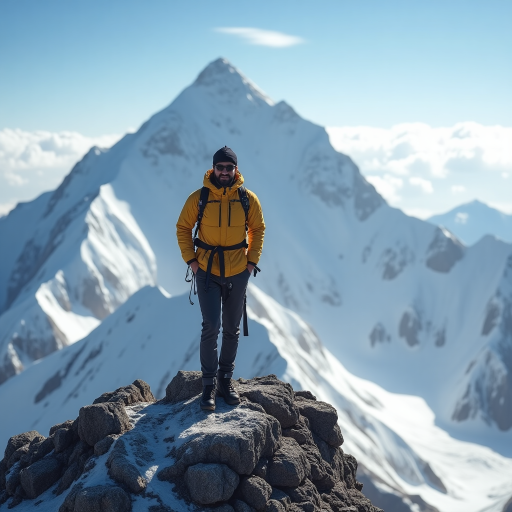
#> input picture images/Mountains.png, 1024 x 1024 px, found by its file name (shown at 1/2 size)
$ python Day21.py
#> lines starting #> are read from the running program, lines starting #| are printed output that depends on the picture
import cv2 as cv
import numpy as np

img = cv.imread(r"images\Mountains.png")
#> img is the input picture: shape (1024, 1024, 3); mean B, G, R 174.8, 158.1, 133.3

# [13 lines of commented-out code are left out]


def translate(img, x, y):
#> called with x = 200, y = 100
    trans_mat = np.float32(([1, 0, x], [0, 1, y]))
    dimensions = (img.shape[1], img.shape[0])
#> dimensions = (1024, 1024)
    return cv.warpAffine(img, trans_mat, dimensions)
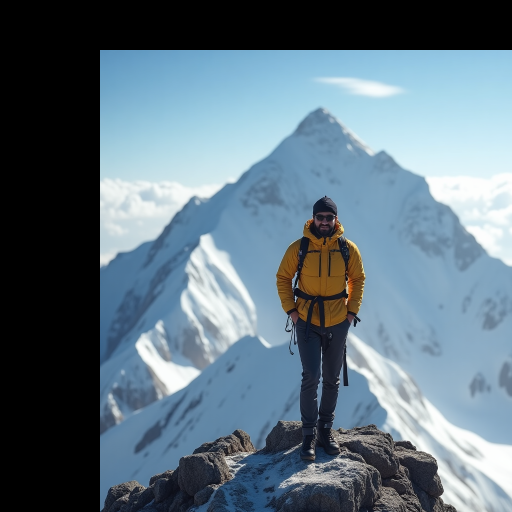
#> returned value: shape (1024, 1024, 3) (shown at 1/2 size); mean of channels 0, 1, 2 127.4, 114.7, 95.6; drawn as B, G, R

translated = translate(img, 200, 100)
cv.imshow("Original Image", img)
cv.imshow("Translated Image", translated)


def rotate(img, angle, rotpoint = None):
#> called with angle = 90
    (height, width) = img.shape[:2] # 0 --height & 1--- width
#> height = 1024; width = 1024

    if rotpoint is None:
        rotpoint = (width // 2, height // 2)
#> rotpoint = (512, 512)

    rotmat = cv.getRotationMatrix2D(rotpoint, angle, 1.0)
    dimensions = (width, height)
#> dimensions = (1024, 1024)

    return cv.warpAffine(img, rotmat, dimensions)
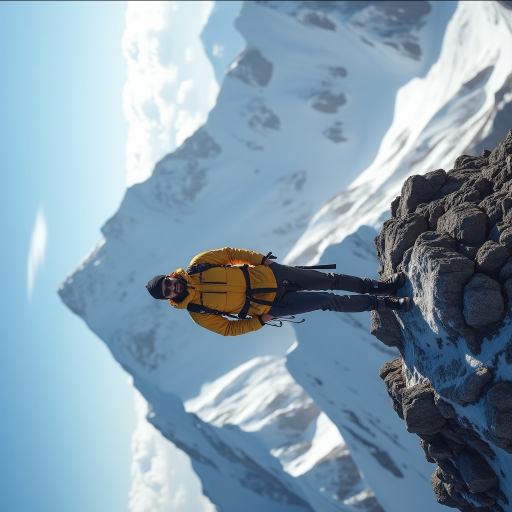
#> returned value: shape (1024, 1024, 3) (shown at 1/2 size); mean of channels 0, 1, 2 174.6, 157.9, 133.2; drawn as B, G, R

rotated = rotate(img, 90)
cv.imshow("Rotated Image", rotated)
cv.waitKey(0)


# [16 lines of commented-out code are left out]

$ run again, with images/1749619650882.jpg saved as images/Mountains.png
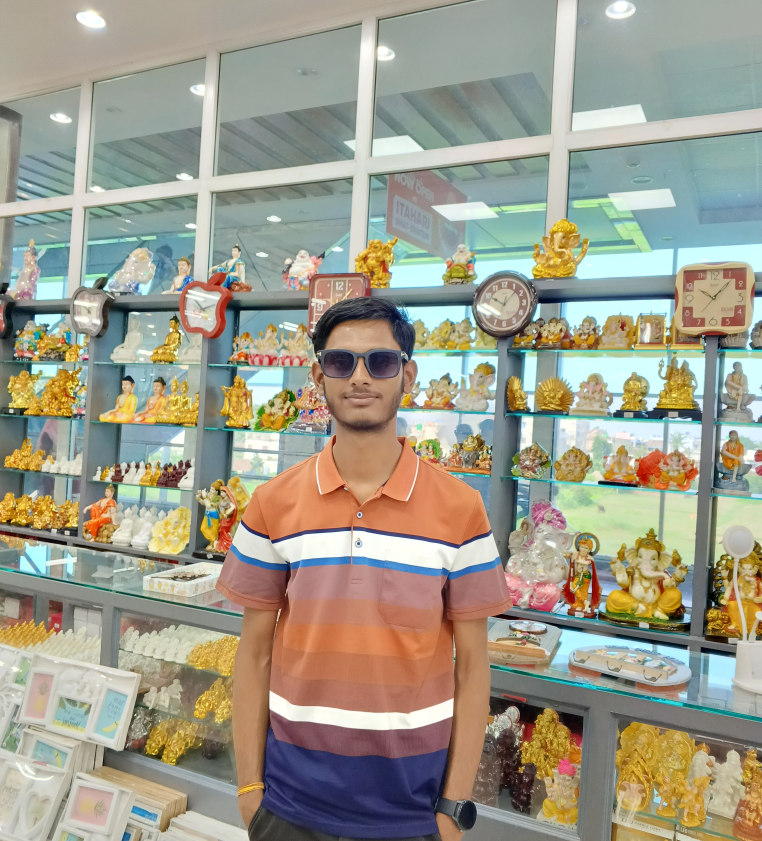
#> input picture images/1749619650882.jpg, 3048 x 3364 px, found by its file name (shown at 1/4 size)
#> img is the input picture: shape (3364, 3048, 3); mean B, G, R 139.7, 156, 158.6
#> in translate, `return cv.warpAffine(img, trans_mat, dimensions)`:
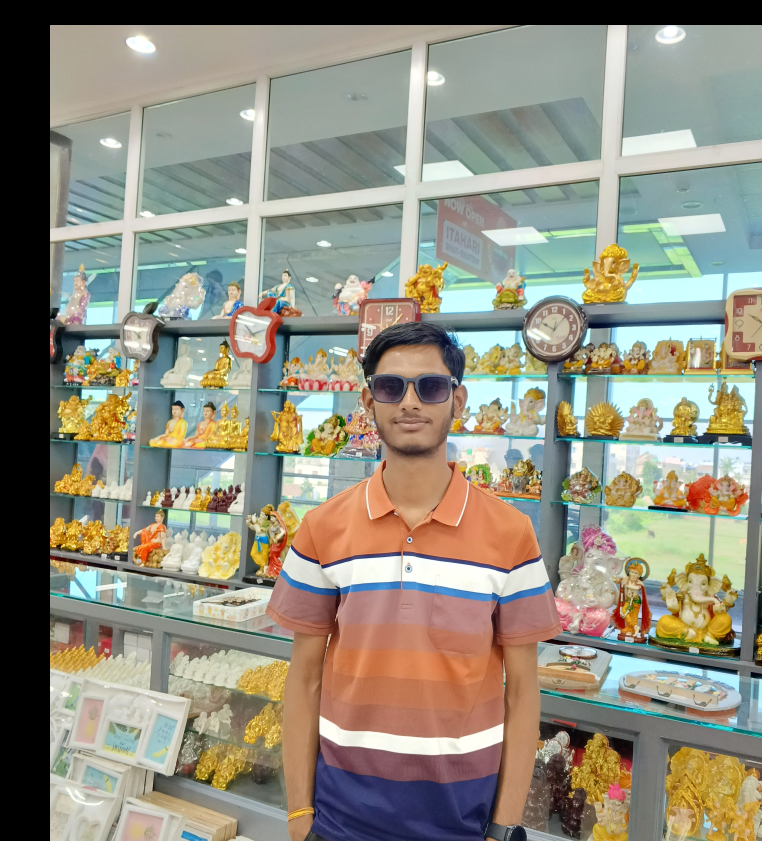
#> returned value: shape (3364, 3048, 3) (shown at 1/4 size); mean of channels 0, 1, 2 126.5, 141.5, 144.4; drawn as B, G, R
#> in rotate, `return cv.warpAffine(img, rotmat, dimensions)`:
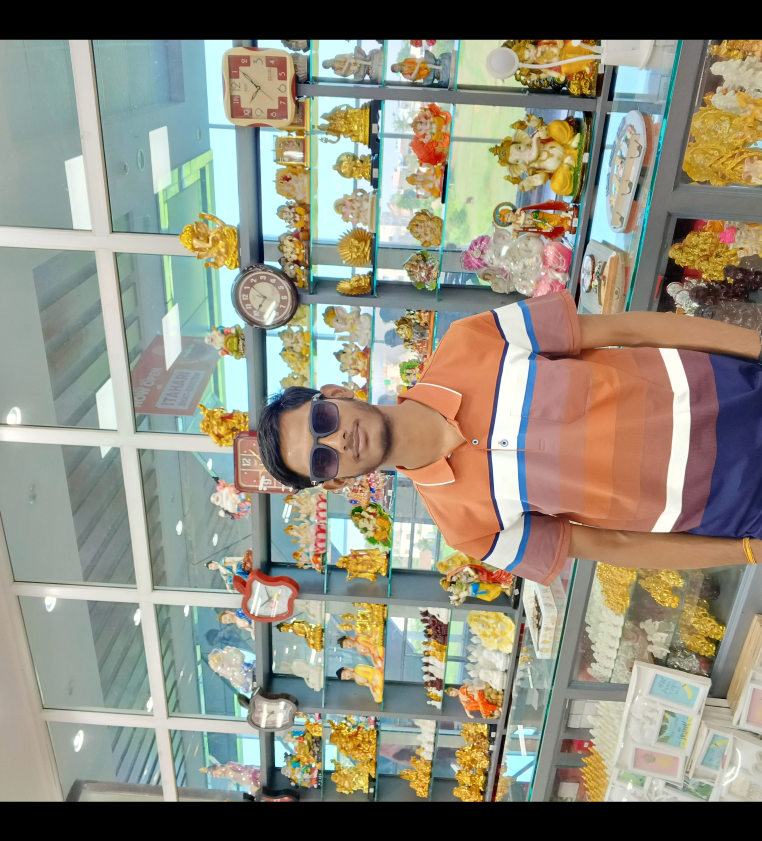
#> returned value: shape (3364, 3048, 3) (shown at 1/4 size); mean of channels 0, 1, 2 126.6, 141.9, 144.2; drawn as B, G, R
